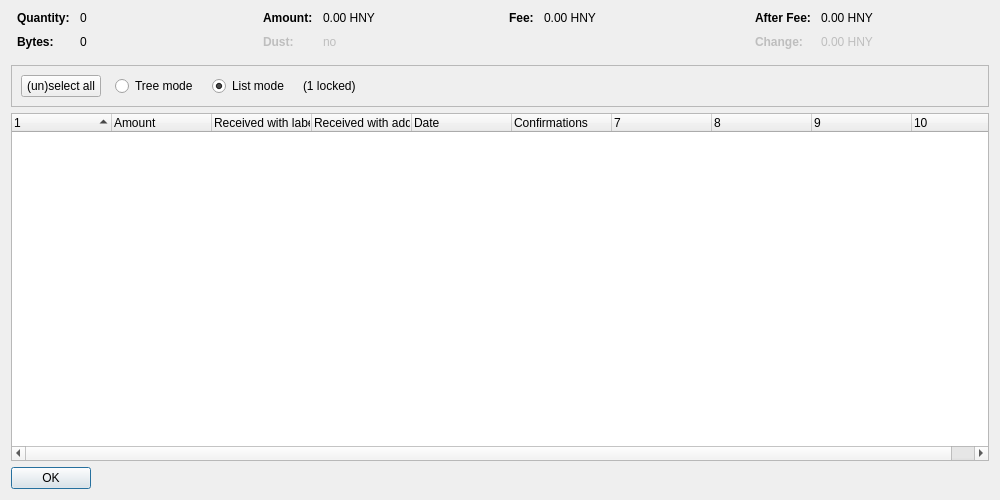
<?xml version="1.0" encoding="UTF-8"?>
<ui version="4.0">
 <class>CoinControlDialog</class>
 <widget class="QDialog" name="CoinControlDialog">
  <property name="geometry">
   <rect>
    <x>0</x>
    <y>0</y>
    <width>1000</width>
    <height>500</height>
   </rect>
  </property>
  <property name="windowTitle">
   <string>Coin Selection</string>
  </property>
  <layout class="QVBoxLayout" name="verticalLayout">
   <item>
    <layout class="QHBoxLayout" name="horizontalLayoutTop" stretch="0,0,0,0">
     <property name="topMargin">
      <number>0</number>
     </property>
     <property name="bottomMargin">
      <number>10</number>
     </property>
     <item>
      <layout class="QFormLayout" name="formLayoutCoinControl1">
       <property name="horizontalSpacing">
        <number>10</number>
       </property>
       <property name="verticalSpacing">
        <number>10</number>
       </property>
       <property name="leftMargin">
        <number>6</number>
       </property>
       <property name="rightMargin">
        <number>6</number>
       </property>
       <item row="0" column="0">
        <widget class="QLabel" name="labelCoinControlQuantityText">
         <property name="font">
          <font>
           <weight>75</weight>
           <bold>true</bold>
          </font>
         </property>
         <property name="text">
          <string>Quantity:</string>
         </property>
        </widget>
       </item>
       <item row="0" column="1">
        <widget class="QLabel" name="labelCoinControlQuantity">
         <property name="cursor">
          <cursorShape>IBeamCursor</cursorShape>
         </property>
         <property name="contextMenuPolicy">
          <enum>Qt::ActionsContextMenu</enum>
         </property>
         <property name="text">
          <string notr="true">0</string>
         </property>
         <property name="textInteractionFlags">
          <set>Qt::LinksAccessibleByMouse|Qt::TextSelectableByKeyboard|Qt::TextSelectableByMouse</set>
         </property>
        </widget>
       </item>
       <item row="1" column="0">
        <widget class="QLabel" name="labelCoinControlBytesText">
         <property name="font">
          <font>
           <weight>75</weight>
           <bold>true</bold>
          </font>
         </property>
         <property name="text">
          <string>Bytes:</string>
         </property>
        </widget>
       </item>
       <item row="1" column="1">
        <widget class="QLabel" name="labelCoinControlBytes">
         <property name="cursor">
          <cursorShape>IBeamCursor</cursorShape>
         </property>
         <property name="contextMenuPolicy">
          <enum>Qt::ActionsContextMenu</enum>
         </property>
         <property name="text">
          <string notr="true">0</string>
         </property>
         <property name="textInteractionFlags">
          <set>Qt::LinksAccessibleByMouse|Qt::TextSelectableByKeyboard|Qt::TextSelectableByMouse</set>
         </property>
        </widget>
       </item>
      </layout>
     </item>
     <item>
      <layout class="QFormLayout" name="formLayoutCoinControl2">
       <property name="horizontalSpacing">
        <number>10</number>
       </property>
       <property name="verticalSpacing">
        <number>10</number>
       </property>
       <property name="leftMargin">
        <number>6</number>
       </property>
       <property name="rightMargin">
        <number>6</number>
       </property>
       <item row="0" column="0">
        <widget class="QLabel" name="labelCoinControlAmountText">
         <property name="font">
          <font>
           <weight>75</weight>
           <bold>true</bold>
          </font>
         </property>
         <property name="text">
          <string>Amount:</string>
         </property>
        </widget>
       </item>
       <item row="0" column="1">
        <widget class="QLabel" name="labelCoinControlAmount">
         <property name="cursor">
          <cursorShape>IBeamCursor</cursorShape>
         </property>
         <property name="contextMenuPolicy">
          <enum>Qt::ActionsContextMenu</enum>
         </property>
         <property name="text">
          <string notr="true">0.00 HNY</string>
         </property>
         <property name="textInteractionFlags">
          <set>Qt::LinksAccessibleByMouse|Qt::TextSelectableByKeyboard|Qt::TextSelectableByMouse</set>
         </property>
        </widget>
       </item>
       <item row="1" column="0">
        <widget class="QLabel" name="labelCoinControlLowOutputText">
         <property name="enabled">
          <bool>false</bool>
         </property>
         <property name="font">
          <font>
           <weight>75</weight>
           <bold>true</bold>
          </font>
         </property>
         <property name="text">
          <string>Dust:</string>
         </property>
        </widget>
       </item>
       <item row="1" column="1">
        <widget class="QLabel" name="labelCoinControlLowOutput">
         <property name="enabled">
          <bool>false</bool>
         </property>
         <property name="cursor">
          <cursorShape>IBeamCursor</cursorShape>
         </property>
         <property name="contextMenuPolicy">
          <enum>Qt::ActionsContextMenu</enum>
         </property>
         <property name="text">
          <string notr="true">no</string>
         </property>
         <property name="textInteractionFlags">
          <set>Qt::LinksAccessibleByMouse|Qt::TextSelectableByKeyboard|Qt::TextSelectableByMouse</set>
         </property>
        </widget>
       </item>
      </layout>
     </item>
     <item>
      <layout class="QFormLayout" name="formLayoutCoinControl3">
       <property name="horizontalSpacing">
        <number>10</number>
       </property>
       <property name="verticalSpacing">
        <number>10</number>
       </property>
       <property name="leftMargin">
        <number>6</number>
       </property>
       <property name="rightMargin">
        <number>6</number>
       </property>
       <item row="0" column="0">
        <widget class="QLabel" name="labelCoinControlFeeText">
         <property name="font">
          <font>
           <weight>75</weight>
           <bold>true</bold>
          </font>
         </property>
         <property name="text">
          <string>Fee:</string>
         </property>
        </widget>
       </item>
       <item row="0" column="1">
        <widget class="QLabel" name="labelCoinControlFee">
         <property name="cursor">
          <cursorShape>IBeamCursor</cursorShape>
         </property>
         <property name="contextMenuPolicy">
          <enum>Qt::ActionsContextMenu</enum>
         </property>
         <property name="text">
          <string notr="true">0.00 HNY</string>
         </property>
         <property name="textInteractionFlags">
          <set>Qt::LinksAccessibleByMouse|Qt::TextSelectableByKeyboard|Qt::TextSelectableByMouse</set>
         </property>
        </widget>
       </item>
      </layout>
     </item>
     <item>
      <layout class="QFormLayout" name="formLayoutCoinControl4">
       <property name="horizontalSpacing">
        <number>10</number>
       </property>
       <property name="verticalSpacing">
        <number>10</number>
       </property>
       <property name="leftMargin">
        <number>6</number>
       </property>
       <property name="rightMargin">
        <number>6</number>
       </property>
       <item row="0" column="0">
        <widget class="QLabel" name="labelCoinControlAfterFeeText">
         <property name="font">
          <font>
           <weight>75</weight>
           <bold>true</bold>
          </font>
         </property>
         <property name="text">
          <string>After Fee:</string>
         </property>
        </widget>
       </item>
       <item row="0" column="1">
        <widget class="QLabel" name="labelCoinControlAfterFee">
         <property name="cursor">
          <cursorShape>IBeamCursor</cursorShape>
         </property>
         <property name="contextMenuPolicy">
          <enum>Qt::ActionsContextMenu</enum>
         </property>
         <property name="text">
          <string notr="true">0.00 HNY</string>
         </property>
         <property name="textInteractionFlags">
          <set>Qt::LinksAccessibleByMouse|Qt::TextSelectableByKeyboard|Qt::TextSelectableByMouse</set>
         </property>
        </widget>
       </item>
       <item row="1" column="0">
        <widget class="QLabel" name="labelCoinControlChangeText">
         <property name="enabled">
          <bool>false</bool>
         </property>
         <property name="font">
          <font>
           <weight>75</weight>
           <bold>true</bold>
          </font>
         </property>
         <property name="text">
          <string>Change:</string>
         </property>
        </widget>
       </item>
       <item row="1" column="1">
        <widget class="QLabel" name="labelCoinControlChange">
         <property name="enabled">
          <bool>false</bool>
         </property>
         <property name="cursor">
          <cursorShape>IBeamCursor</cursorShape>
         </property>
         <property name="contextMenuPolicy">
          <enum>Qt::ActionsContextMenu</enum>
         </property>
         <property name="text">
          <string notr="true">0.00 HNY</string>
         </property>
         <property name="textInteractionFlags">
          <set>Qt::LinksAccessibleByMouse|Qt::TextSelectableByKeyboard|Qt::TextSelectableByMouse</set>
         </property>
        </widget>
       </item>
      </layout>
     </item>
    </layout>
   </item>
   <item>
    <widget class="QFrame" name="frame">
     <property name="minimumSize">
      <size>
       <width>0</width>
       <height>40</height>
      </size>
     </property>
     <property name="frameShape">
      <enum>QFrame::StyledPanel</enum>
     </property>
     <property name="frameShadow">
      <enum>QFrame::Sunken</enum>
     </property>
     <layout class="QHBoxLayout" name="horizontalLayout">
      <item>
       <layout class="QHBoxLayout" name="horizontalLayoutPanel" stretch="0,0,0,0,0">
        <property name="spacing">
         <number>14</number>
        </property>
        <item>
         <widget class="QPushButton" name="pushButtonSelectAll">
          <property name="sizePolicy">
           <sizepolicy hsizetype="Maximum" vsizetype="Fixed">
            <horstretch>0</horstretch>
            <verstretch>0</verstretch>
           </sizepolicy>
          </property>
          <property name="text">
           <string>(un)select all</string>
          </property>
          <property name="autoDefault">
           <bool>false</bool>
          </property>
         </widget>
        </item>
        <item>
         <widget class="QRadioButton" name="radioTreeMode">
          <property name="sizePolicy">
           <sizepolicy hsizetype="Maximum" vsizetype="Fixed">
            <horstretch>0</horstretch>
            <verstretch>0</verstretch>
           </sizepolicy>
          </property>
          <property name="text">
           <string>Tree mode</string>
          </property>
         </widget>
        </item>
        <item>
         <widget class="QRadioButton" name="radioListMode">
          <property name="sizePolicy">
           <sizepolicy hsizetype="Maximum" vsizetype="Fixed">
            <horstretch>0</horstretch>
            <verstretch>0</verstretch>
           </sizepolicy>
          </property>
          <property name="text">
           <string>List mode</string>
          </property>
          <property name="checked">
           <bool>true</bool>
          </property>
         </widget>
        </item>
        <item>
         <widget class="QLabel" name="labelLocked">
          <property name="text">
           <string notr="true">(1 locked)</string>
          </property>
         </widget>
        </item>
        <item>
         <spacer name="horizontalSpacer">
          <property name="orientation">
           <enum>Qt::Horizontal</enum>
          </property>
          <property name="sizeHint" stdset="0">
           <size>
            <width>40</width>
            <height>20</height>
           </size>
          </property>
         </spacer>
        </item>
       </layout>
      </item>
     </layout>
    </widget>
   </item>
   <item>
    <widget class="CoinControlTreeWidget" name="treeWidget">
     <property name="contextMenuPolicy">
      <enum>Qt::CustomContextMenu</enum>
     </property>
     <property name="sortingEnabled">
      <bool>false</bool>
     </property>
     <property name="columnCount">
      <number>10</number>
     </property>
     <attribute name="headerShowSortIndicator" stdset="0">
      <bool>true</bool>
     </attribute>
     <attribute name="headerStretchLastSection">
      <bool>false</bool>
     </attribute>
     <column>
      <property name="text">
       <string/>
      </property>
     </column>
     <column>
      <property name="text">
       <string>Amount</string>
      </property>
     </column>
     <column>
      <property name="text">
       <string>Received with label</string>
      </property>
     </column>
     <column>
      <property name="text">
       <string>Received with address</string>
      </property>
     </column>
     <column>
      <property name="text">
       <string>Date</string>
      </property>
     </column>
     <column>
      <property name="text">
       <string>Confirmations</string>
      </property>
      <property name="toolTip">
       <string>Confirmed</string>
      </property>
     </column>
     <column>
      <property name="text">
       <string/>
      </property>
     </column>
     <column>
      <property name="text">
       <string/>
      </property>
     </column>
     <column>
      <property name="text">
       <string/>
      </property>
     </column>
     <column>
      <property name="text">
       <string/>
      </property>
     </column>
    </widget>
   </item>
   <item>
    <widget class="QDialogButtonBox" name="buttonBox">
     <property name="sizePolicy">
      <sizepolicy hsizetype="Maximum" vsizetype="Fixed">
       <horstretch>0</horstretch>
       <verstretch>0</verstretch>
      </sizepolicy>
     </property>
     <property name="orientation">
      <enum>Qt::Horizontal</enum>
     </property>
     <property name="standardButtons">
      <set>QDialogButtonBox::Ok</set>
     </property>
    </widget>
   </item>
  </layout>
 </widget>
 <customwidgets>
  <customwidget>
   <class>CoinControlTreeWidget</class>
   <extends>QTreeWidget</extends>
   <header>coincontroltreewidget.h</header>
  </customwidget>
 </customwidgets>
 <resources/>
 <connections/>
</ui>
